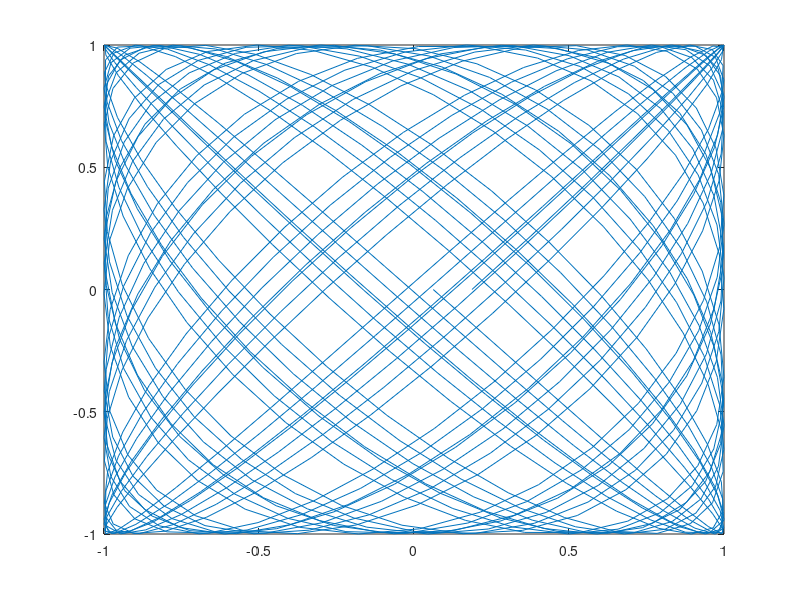

MATLAB code for this plot:
clear 
clc

Xmin= -5*pi;
Xmax= 5*pi;
Npts= 1000;
t=linspace(Xmin,Xmax,Npts);
for Phase=0.025*pi:pi
    for w1=t:7
        for w2=1:7
            x=cos(w1*t+Phase)
            y=sin(w2*t)
            plot(x,y)
            pause(0.5);
        end
    end
end



